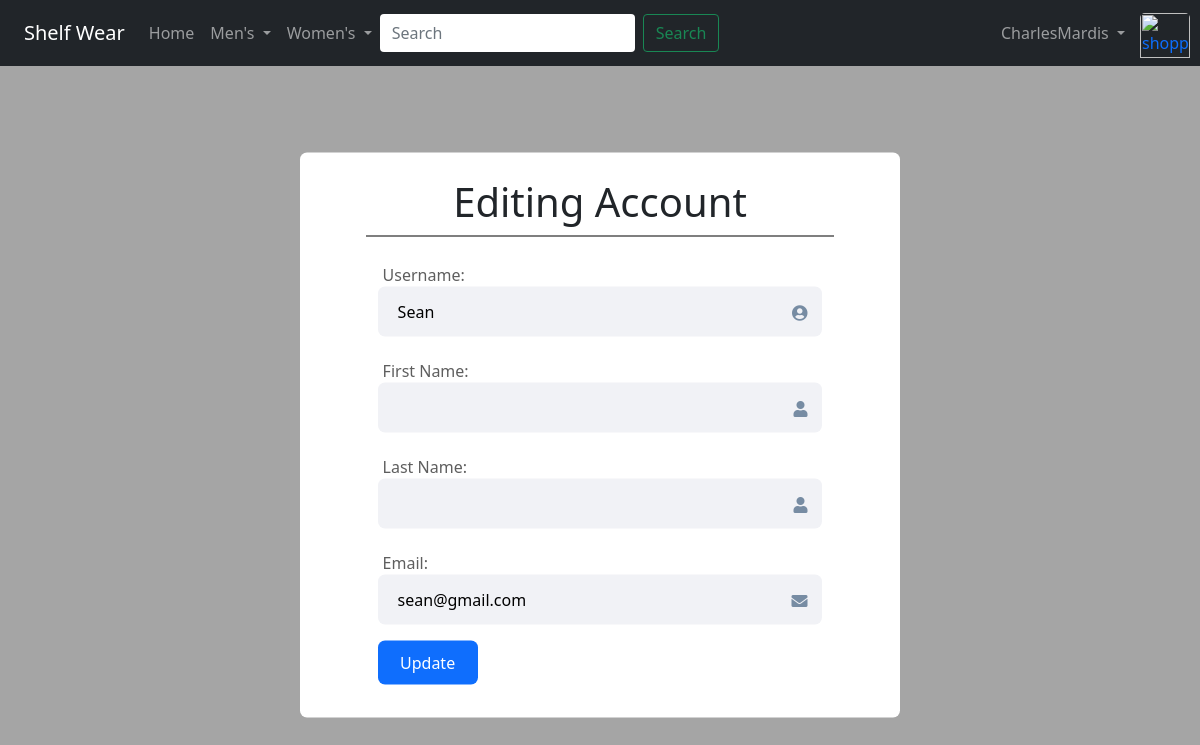
Page /accounts/user/2/edit (signed in) on the earlier database version.
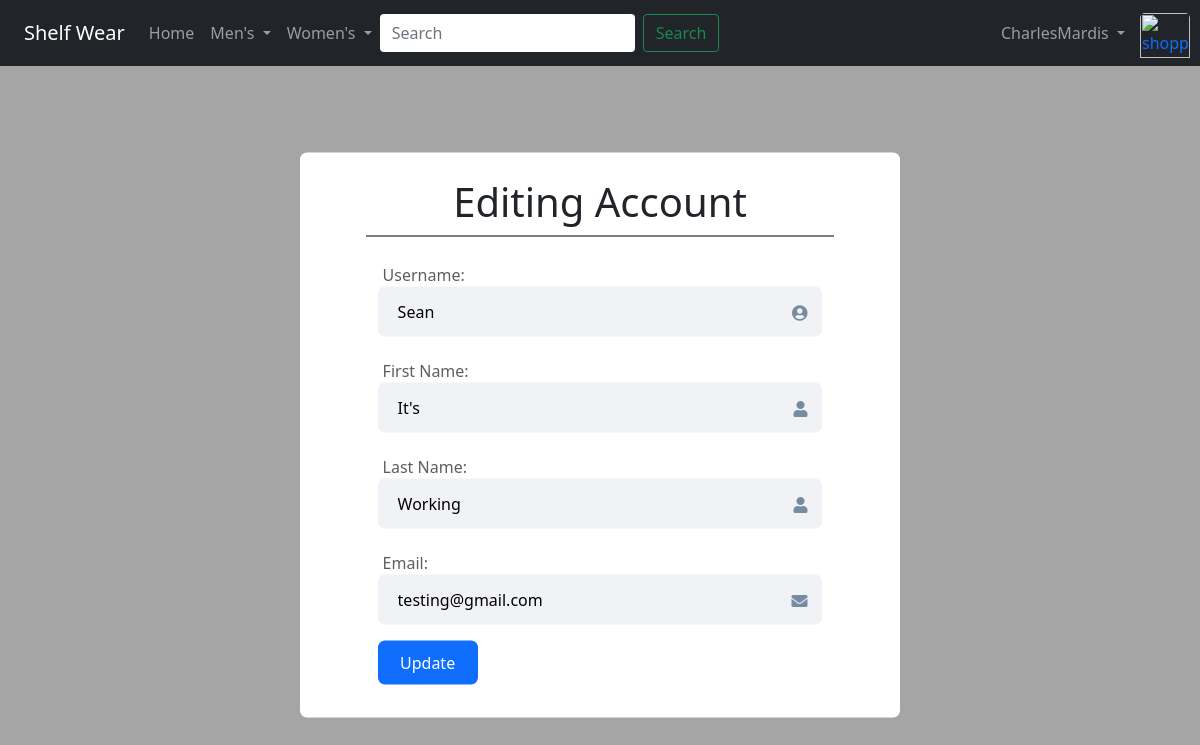
Same page on the later database version.
### accounts/models.py (models this page shows, shortened)
class CustomUser(AbstractUser):
    ROLE_CHOICES= [
    ('buyer', "Buyer"),
    ('seller', "Seller")
    ]
    roles = models.CharField(max_length=6, choices=ROLE_CHOICES, default="Buyer")

### accounts/views.py (the view, shortened to what this page needs)
# urls.py: path('user/<int:pk>/edit', UserAccountEdit.as_view(), name='user_account_edit'),
class UserAccountEdit(UpdateView):
    model = CustomUser
    template_name = 'user_account_edit.html'
    fields = ['username', 'first_name', 'last_name', 'email']

### templates/user_account_edit.html (shortened to what this page needs)
{% extends 'index.html' %}
{% load crispy_forms_tags %}
{% block content %}
<body>
    <form action="" method="post" enctype="multipart/form-data">
            <div class="wrapper">
                <div class="row">
                    <h1>Editing Account</h1>
                    <div class="form-control">
                        <label>Username:</label>
                        {{ form.username }}
                        <span class="toggle">
                            <i class="fas fa-user-circle"></i>
                        </span>
                    </div>
                    <div class="form-control">
                        <label>First Name:</label>
                        {{ form.first_name }}
                        <span class="toggle">
                            <i class="fas fa-user"></i>
                        </span>
                    </div>
                    <div class="form-control">
                        <label>Last Name:</label>
                        {{ form.last_name }}
                        <span class="toggle">
                            <i class="fas fa-user"></i>
                        </span>
                    </div>
                    <div class="form-control">
                        <label>Email:</label>
                        {{ form.email }}
                        <span class="toggle">
                            <i class="fas fa-envelope"></i>
                        </span>
                    </div>
                    <button class="btn" type="submit">
                        Update
                    </button>
                </div>
            </div>
    </form>
</body>
{% endblock content %}

Differences in the rows shown:
changed CustomUser "Sean": first_name (not shown) → "It's"; last_name (not shown) → "Working"; email "sean@gmail.com" → "testing@gmail.com"
